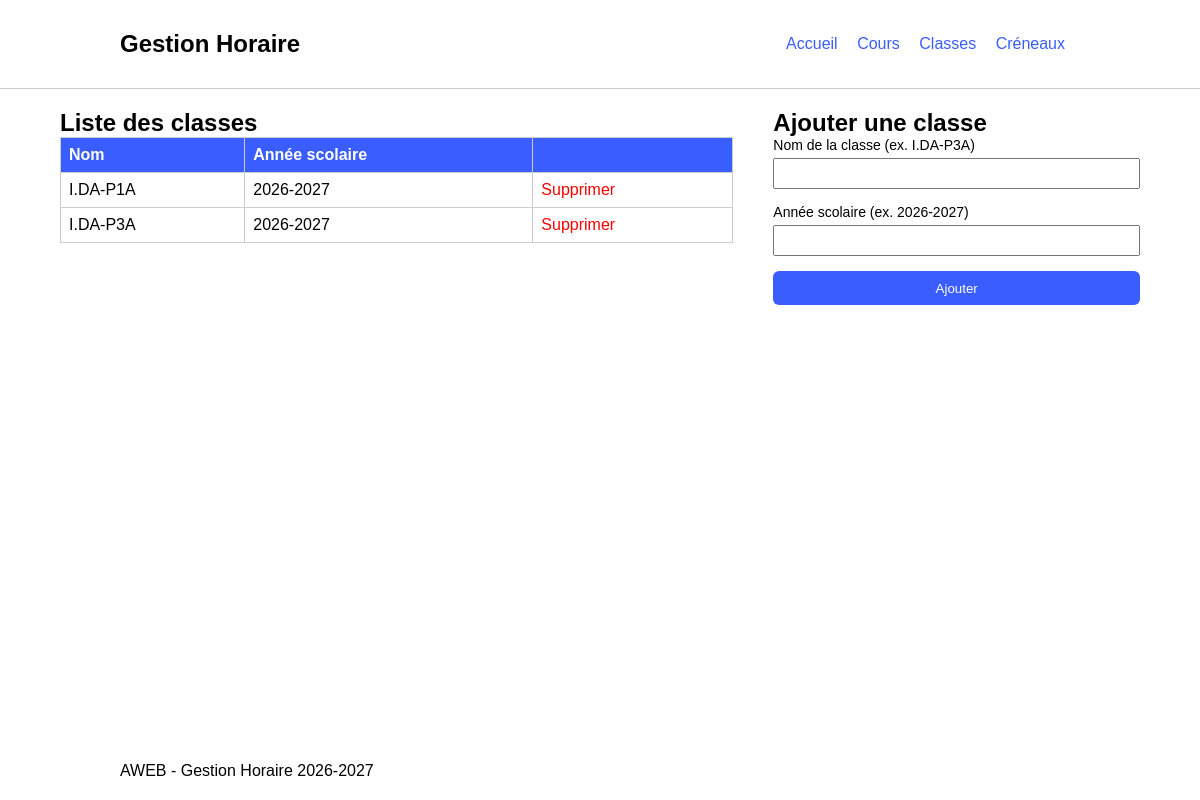
/pages/classes.php, run on the app's committed database.
### tables this page shows
CREATE TABLE classes (
    id INT AUTO_INCREMENT PRIMARY KEY,
    nom VARCHAR(50) NOT NULL UNIQUE,
    annee_scolaire VARCHAR(9) NOT NULL
);

### connexion/db.php (called while the page is built, shortened)
<?php
function db() : PDO
{
    static $pdo = null;
    if ($pdo === null) {
        $dsn = "mysql:host=". DB_HOST .";dbname=". DB_NAME .";charset=utf8";
        $pdo = new PDO( $dsn, DB_USER, DB_PASS );
        $pdo->setAttribute(PDO::ATTR_ERRMODE, PDO::ERRMODE_EXCEPTION);
        $pdo->setAttribute(PDO::ATTR_EMULATE_PREPARES, false);
    }
    return $pdo;
}
function dbRun(string $sql, array|null $param = null) : PDOStatement
{
    $statement = db()->prepare($sql);
    $statement->execute($param);
    return $statement;
}
?>

### functions/classes.php (called while the page is built, shortened)
<?php
require_once "../connexion/db.php";
function getAllClasses(): array
{
    return dbRun("SELECT * FROM classes ORDER BY nom")->fetchAll(PDO::FETCH_ASSOC);
}
?>

### pages/classes.php (the view, shortened to what this page needs)
<?php
require_once "../functions/classes.php";
$classes = getAllClasses();
?>
<!DOCTYPE html>
<html lang="fr">
<head>
    <link rel="stylesheet" href="../css/style.css">
</head>
<body>
    <div>
        <?php include "../includes/header.php"; ?>
        <main class="contenu">
            <div class="form-table-layout">
                <div class="table-section">
                    <h2>Liste des classes</h2>
                    <table>
                        <tr>
                            <th>Nom</th>
                            <th>Année scolaire</th>
                            <th></th>
                        </tr>
                        <?php foreach ($classes as $classe): ?>
                        <tr>
                            <td><?= htmlspecialchars($classe['nom']) ?></td>
                            <td><?= htmlspecialchars($classe['annee_scolaire']) ?></td>
                            <td>
                                <a href="?delete=<?= $classe['id'] ?>" onclick="return confirm('Supprimer cette classe ?')">Supprimer</a>
                            </td>
                        </tr>
                        <?php endforeach; ?>
                    </table>
                </div>
                <div class="form-section">
                    <h2>Ajouter une classe</h2>
                    <form method="post">
                        <label>
                            Nom de la classe (ex. I.DA-P3A)
                            <input type="text" name="nom" required>
                        </label>
                        <label>
                            Année scolaire (ex. 2026-2027)
                            <input type="text" name="annee_scolaire" required>
                        </label>
                        <button type="submit">Ajouter</button>
                    </form>
                </div>
            </div>
        </main>
        <?php include "../includes/footer.php"; ?>
    </div>
</body>
</html>

### css/style.css (style rules this page uses)
* { padding: 0; margin: 0; box-sizing: border-box; }
body { width: 100%; font-family: Arial, Helvetica, sans-serif; }
a { text-decoration: none; }
.contenu { padding: 20px 5%; }
.form-table-layout { display: flex; flex-wrap: wrap; gap: 40px; align-items: flex-start; }
.table-section { flex: 2 1 500px; }
.form-section { flex: 1 1 280px; }
form { display: flex; flex-wrap: wrap; gap: 15px; margin-bottom: 30px; align-items: flex-end; }
.form-section form { flex-direction: column; align-items: stretch; }
form label { display: flex; flex-direction: column; font-size: 14px; }
form input, form select { margin-top: 5px; padding: 6px; }
form button { background-color: rgb(57, 93, 255); color: white; border: none; border-radius: 6px; padding: 8px 16px; cursor: pointer; height: 34px; }
table { border-collapse: collapse; width: 100%; margin-bottom: 40px; }
table th, table td { border: 1px solid #ccc; padding: 8px; text-align: left; }
table th { background-color: rgb(57, 93, 255); color: white; }
table a { color: red; }

### data on the page
classes: nom "I.DA-P1A", annee_scolaire "2026-2027"
classes: nom "I.DA-P3A", annee_scolaire "2026-2027"
